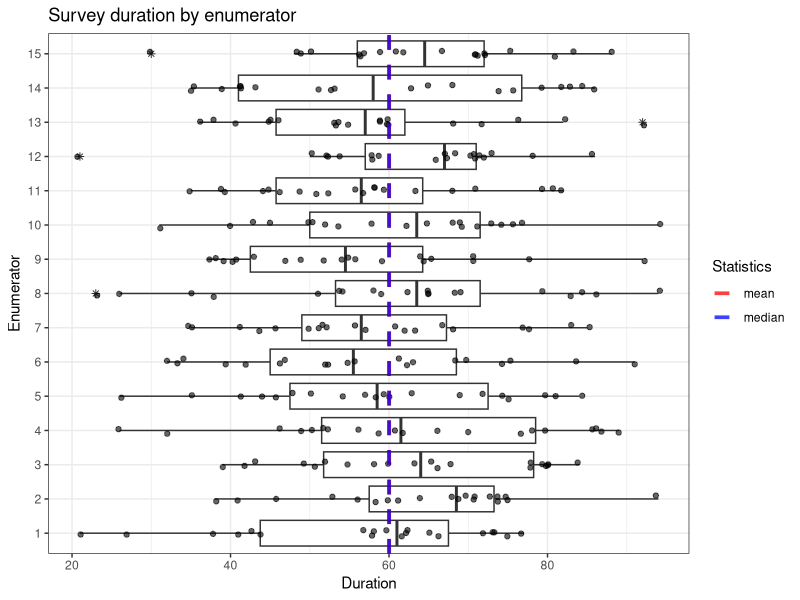
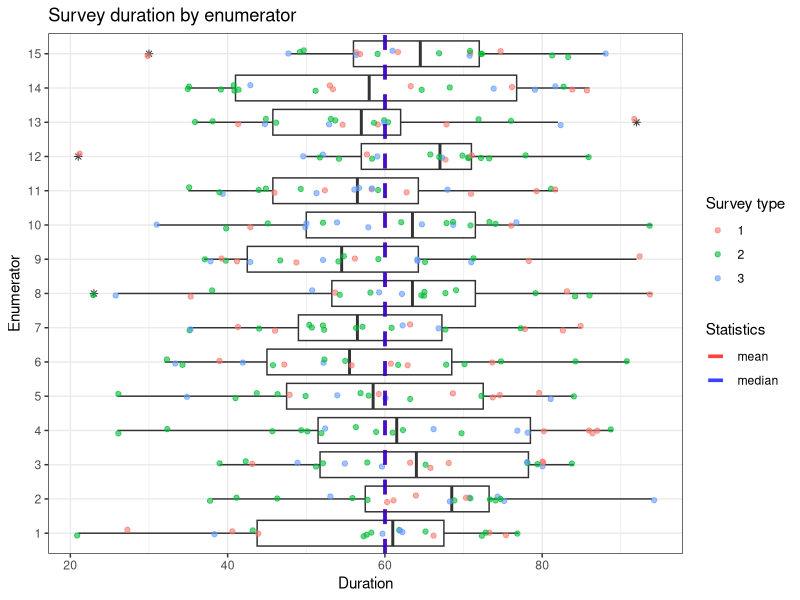

Recreate these plots in R, in order.
# Peter Carroll
# Tool for tracking survey durations, by enumerator
require(ggplot2)

# Generate test data
set.seed(20170928)
data <- data.frame(enum_id = rep(seq(1:15), 20),
                   duration = round(rnorm(300, 60, 15)),
                   survey_type = round(runif(300, 1, 3)),
                   stringsAsFactors = F)
head(data)

# Graph function takes arguments for the data, enumerator ID ("enum_id"), duration, and survey_type (sometimes some respondents receive different versions of the survey with varying lengths. Providing a string or numeric variable for this argument colors the dots by survey type. Note that it may be more useful to subset the data and produce separate graphs for these different survey versions).
survey_tracker_graph <- function(data, enum_id, duration, survey_type) {
  if (missing(survey_type)) {
    # No survey type specified
    p <- ggplot(data, aes(x = factor(enum_id), y = duration)) + 
      # Produce boxplots (asterisks for outliers)
      geom_boxplot(na.rm = T, outlier.shape = 8) +
      # Flip coordinates so that boxplots are horizontal
      coord_flip() + 
      # Plot points from individual surveys; jitter these dots for easier viewing
      geom_point(aes(), position = position_jitter(width = 0.1),
                 alpha = 0.6) + 
      # Blank theme
      theme_bw() +
      # Label axes
      ylab("Duration") + 
      xlab("Enumerator") +
      # Graph title
      ggtitle("Survey duration by enumerator") +
      # add mean and median
      geom_hline(aes(yintercept = mean(data$duration), linetype = "mean"), 
                 color = "red", 
                 lwd = 1.25,
                 alpha = 0.75) +
      geom_hline(aes(yintercept = median(data$duration), linetype = "median"), 
                 color = "blue", 
                 lwd = 1.25,
                 alpha = 0.75) +
      scale_linetype_manual(name = "Statistics", values = c(2, 2), 
                            guide = guide_legend(override.aes = list(color = c("red", "blue"))))
  } else {
    # Survey type included
    p <- ggplot(data, aes(x = factor(enum_id), y = duration)) + 
      # Produce boxplots (asterisks for outliers)
      geom_boxplot(na.rm = T, outlier.shape = 8) +
      # Flip coordinates so that boxplots are horizontal
      coord_flip() + 
      # Plot points from individual surveys
      # Use survey type to color values
      geom_point(aes(color = factor(survey_type)),
                 alpha = 0.6, 
                 # Jitter these dots for easier viewing
                 position = position_jitter(width = 0.1)) +
      labs(color = "Survey type") +
      # Blank theme
      theme_bw() +
      # Label axes
      ylab("Duration") + 
      xlab("Enumerator") +
      # Graph title
      ggtitle("Survey duration by enumerator") +
      # add mean and median
      geom_hline(aes(yintercept = mean(data$duration), linetype = "mean"), 
                 color = "red", 
                 lwd = 1.25,
                 alpha = 0.75) +
      geom_hline(aes(yintercept = median(data$duration), linetype = "median"), 
                 color = "blue", 
                 lwd = 1.25,
                 alpha = 0.75) +
      scale_linetype_manual(name = "Statistics", values = c(2, 2), 
                            guide = guide_legend(override.aes = list(color = c("red", "blue"))))
  }
  return(p)
}

# Graph without survey type
survey_tracker_graph(data = data, 
                     enum_id = enum_id,
                     duration = duration)

# Graph with survey type
survey_tracker_graph(data = data, 
                     enum_id = enum_id,
                     duration = duration, 
                     survey_type = survey_type)
